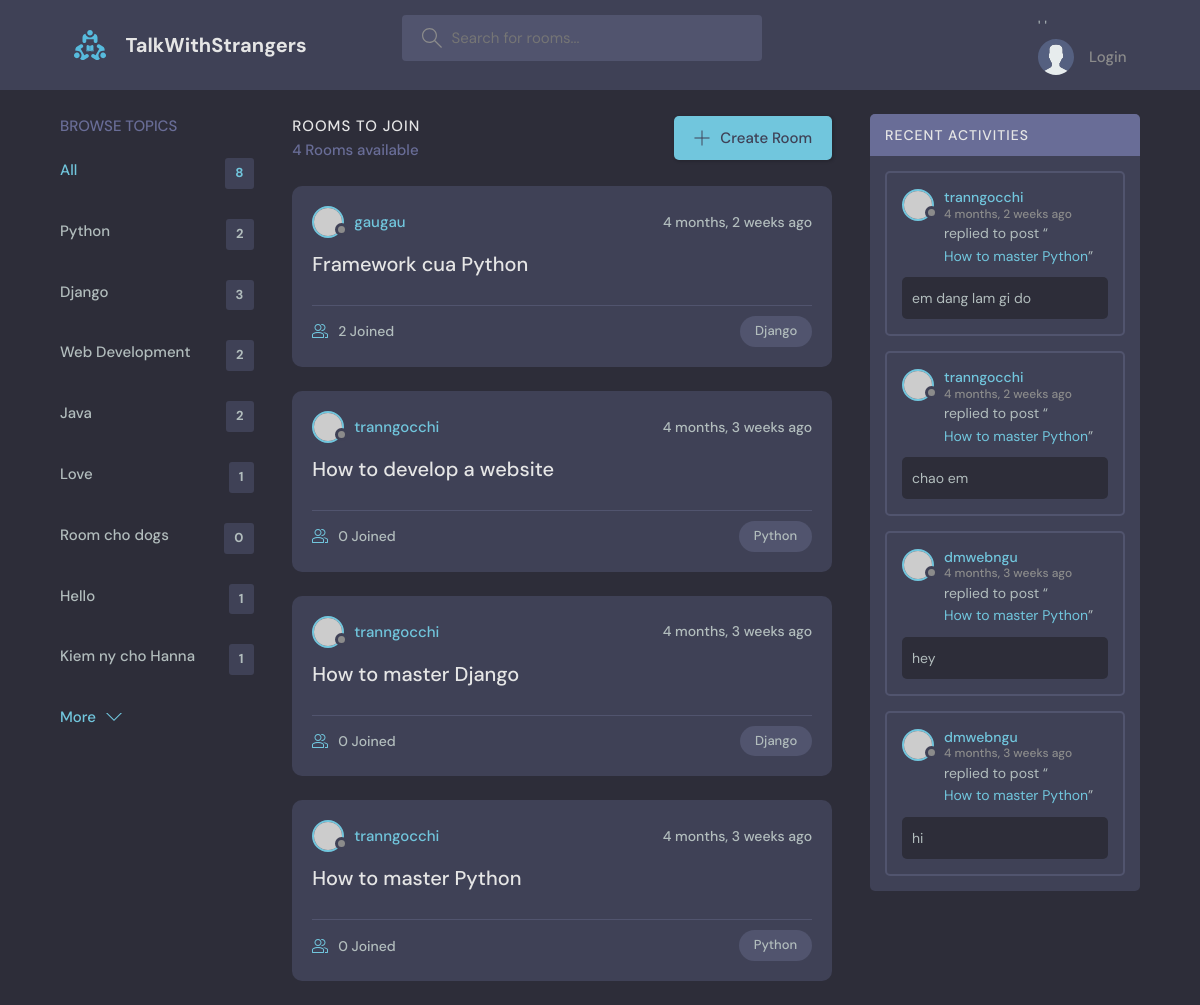
Page /?q=Python on the committed database.
### base/models.py (models this page shows, shortened)
class Topic(models.Model):
    name = models.CharField(max_length=200)

class Room(models.Model):
    host = models.ForeignKey(User, on_delete=models.SET_NULL, null=True)
    topic = models.ForeignKey(Topic, on_delete=models.SET_NULL, null=True)
    name = models.CharField(max_length=200)
    description = models.TextField(null=True, blank=True)
    participants = models.ManyToManyField(User, related_name='participants', blank=True)
    updated = models.DateTimeField(auto_now=True)
    created = models.DateTimeField(auto_now_add=True)
    class Meta:
        ordering = ['-updated', '-created']
    def __str__(self):
        return self.name

class Message(models.Model):
    user = models.ForeignKey(User, on_delete=models.CASCADE)
    room = models.ForeignKey(Room, on_delete=models.CASCADE)
    body = models.TextField()
    updated = models.DateTimeField(auto_now=True)
    created = models.DateTimeField(auto_now_add=True)
    class Meta:
        ordering = ['-updated', '-created']

### base/views.py (the view)
# urls.py: path('', views.home, name="home"),
def home(request):
    q = request.GET.get('q') if request.GET.get('q') != None else ''
    rooms = Room.objects.filter(
        Q(topic__name__icontains=q) |
        Q(name__icontains=q)|
        Q(description__icontains=q)
    )
    topics = Topic.objects.all()
    room_count = rooms.count()
    room_messages = Message.objects.filter(Q(room__topic__name__icontains=q))
    context = {'rooms': rooms, 'topics': topics, 'room_count': room_count,
    'room_messages': room_messages}
    return render(request, 'base/home.html', context)

### base/templates/base/home.html (shortened to what this page needs)
{% extends 'main.html' %}
{% block content %}
    <main class="layout layout--3">
      <div class="container">
        {% include 'base/topics_component.html' %}
        <div class="roomList">
          <div class="roomList__header">
            <div>
              <h2>Rooms To Join</h2>
              <p>{{room_count}} Rooms available</p>
            </div>
            <a class="btn btn--main" href="{% url 'create-room' %}">
              <svg version="1.1" xmlns="http://www.w3.org/2000/svg" width="32" height="32" viewBox="0 0 32 32">
                <title>add</title>
                <path
                  d="M16.943 0.943h-1.885v14.115h-14.115v1.885h14.115v14.115h1.885v-14.115h14.115v-1.885h-14.115v-14.115z"
                ></path>
              </svg>
              Create Room
            </a>
          </div>
          {% include 'base/feed_component.html' %}
        </div>
        {% include 'base/activity_component.html' %}
      </div>
    </main>
{% endblock content %}

### base/templates/base/topics_component.html
<div class="topics">
    <div class="topics__header">
      <h2>Browse Topics</h2>
    </div>
    <ul class="topics__list">
      <li>
        <a href="{% url 'home' %}" class="active">All <span>{{topics.count}}</span></a>
      </li>
      {% for topic in topics %}
      <li>
        <a href="{% url 'home' %}?q={{topic.name}}">{{topic.name}} <span>{{topic.room_set.all.count}}</span></a>
      </li>
      {% endfor %}
    </ul>
    <a class="btn btn--link" href="topics.html">
      More
      <svg version="1.1" xmlns="http://www.w3.org/2000/svg" width="32" height="32" viewBox="0 0 32 32">
        <title>chevron-down</title>
        <path d="M16 21l-13-13h-3l16 16 16-16h-3l-13 13z"></path>
      </svg>
    </a>
  </div>

### base/templates/base/feed_component.html (shortened to what this page needs)
{% for room in rooms %}
<div class="roomListRoom">
    <div class="roomListRoom__header">
      <a href="{% url 'user-profile' room.host.id %}" class="roomListRoom__author">
        <div class="avatar avatar--small">
          <img src="https://randomuser.me/api/portraits/women/11.jpg" />
        </div>
        <span>{{room.host.username}}</span>
      </a>
      <div class="roomListRoom__actions">
        <span>{{room.created|timesince}} ago</span>
      </div>
    </div>
    <div class="roomListRoom__content">
      <a href="{% url 'room' room.id %}">{{room.name}}</a>
    </div>
    <div class="roomListRoom__meta">
      <a href="{% url 'room' room.id %}" class="roomListRoom__joined">
        {{room.participants.all.count}} Joined
      </a>
      <p class="roomListRoom__topic">{{room.topic.name}}</p>
    </div>
  </div>
  {% endfor %}

### base/templates/base/activity_component.html (shortened to what this page needs)
<div class="activities">
    <div class="activities__header">
      <h2>Recent Activities</h2>
    </div>
    {% for message in room_messages %}
    <div class="activities__box">
      <div class="activities__boxHeader roomListRoom__header">
        <a href="{% url 'user-profile' message.user.id %}" class="roomListRoom__author">
          <div class="avatar avatar--small">
            <img src="https://randomuser.me/api/portraits/women/11.jpg" />
          </div>
          <p>
            {{message.user}}
            <span>{{message.created|timesince}} ago</span>
          </p>
        </a>
      </div>
      <div class="activities__boxContent">
          <p>replied to post “<a href="{% url 'room' message.room.id %}">{{message.room}}</a>”</p>
          <div class="activities__boxRoomContent">
              {{message.body}}
          </div>
      </div>
    </div>
    {% endfor %}
  </div>

### rows in the picture
Topic: name "Python", room_set.all.count "2"
Topic: name "Django", room_set.all.count "3"
Topic: name "Web Development", room_set.all.count "2"
Topic: name "Java", room_set.all.count "2"
Topic: name "Love", room_set.all.count "1"
Topic: name "Room cho dogs", room_set.all.count "0"
Topic: name "Hello", room_set.all.count "1"
Topic: name "Kiem ny cho Hanna", room_set.all.count "1"
Room: host.username "gaugau", created "4 months, 2 weeks", name "Framework cua Python", participants.all.count "2", topic.name "Django"
Room: host.username "tranngocchi", created "4 months, 3 weeks", name "How to develop a website", participants.all.count "0", topic.name "Python"
Room: host.username "tranngocchi", created "4 months, 3 weeks", name "How to master Django", participants.all.count "0", topic.name "Django"
Room: host.username "tranngocchi", created "4 months, 3 weeks", name "How to master Python", participants.all.count "0", topic.name "Python"
Message: user "tranngocchi", created "4 months, 2 weeks", room "How to master Python", body "em dang lam gi do"
Message: user "tranngocchi", created "4 months, 2 weeks", room "How to master Python", body "chao em"
Message: user "dmwebngu", created "4 months, 3 weeks", room "How to master Python", body "hey"
Message: user "dmwebngu", created "4 months, 3 weeks", room "How to master Python", body "hi"

### other values in the picture
{{ topics.count }} "8"
{{ room_count }} "4"
